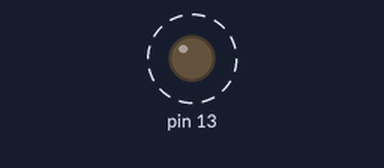
A sketch run on a simulated Arduino Uno, built with avr-gcc and run on an emulated ATmega328P. Parts: output pins drawn as LEDs (lit = HIGH). Dashed ring = blinking.

Above: at 0.18 s.
Timing chart, 0 to 3.0 s (numbered marks = the images above):
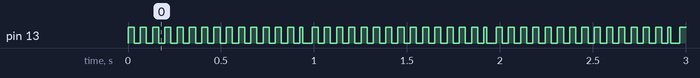

The sketch:

Fork_Sensor_Emulator.ino
```cpp
void setup() {
  pinMode(13, OUTPUT);
  digitalWrite(13, LOW);
}

void loop() {
  //Rough timings based on calculations in info page
  for(int i = 0; i < 14; i++) {
    digitalWrite(13, HIGH);
    delay(33);
    digitalWrite(13, LOW);
    delay(33);
  }
  digitalWrite(13, HIGH);
  delay(16);
  digitalWrite(13, LOW);
  delay(49);
}
```

Measured:
- by itself, pin 13: alternates HIGH for 0.03 s and LOW for 0.03 s
- by itself, everything shown: repeats every 2.0 s, in 6 steps
